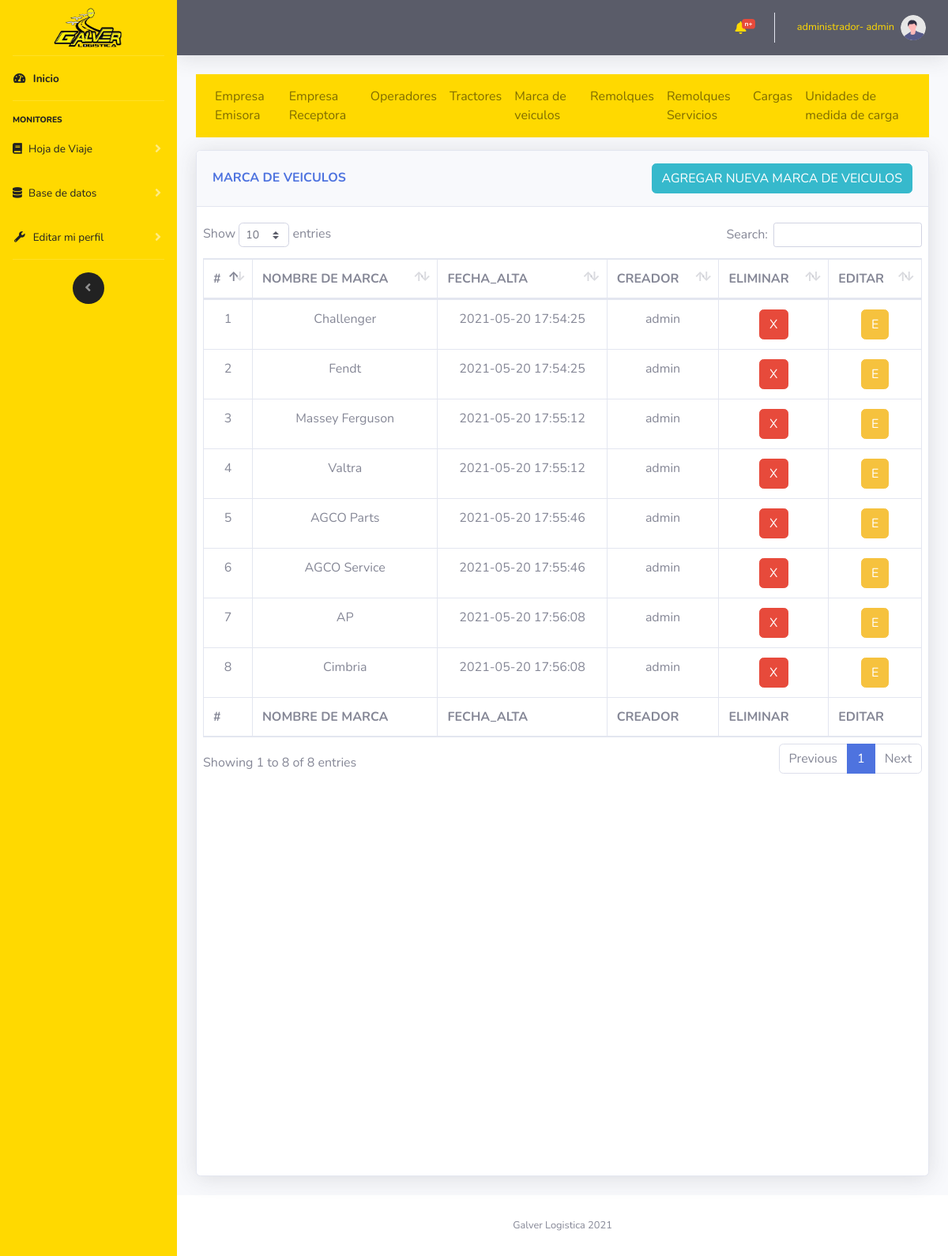
Page /vistas/tractores_marca.php (signed in) on the earlier database version.
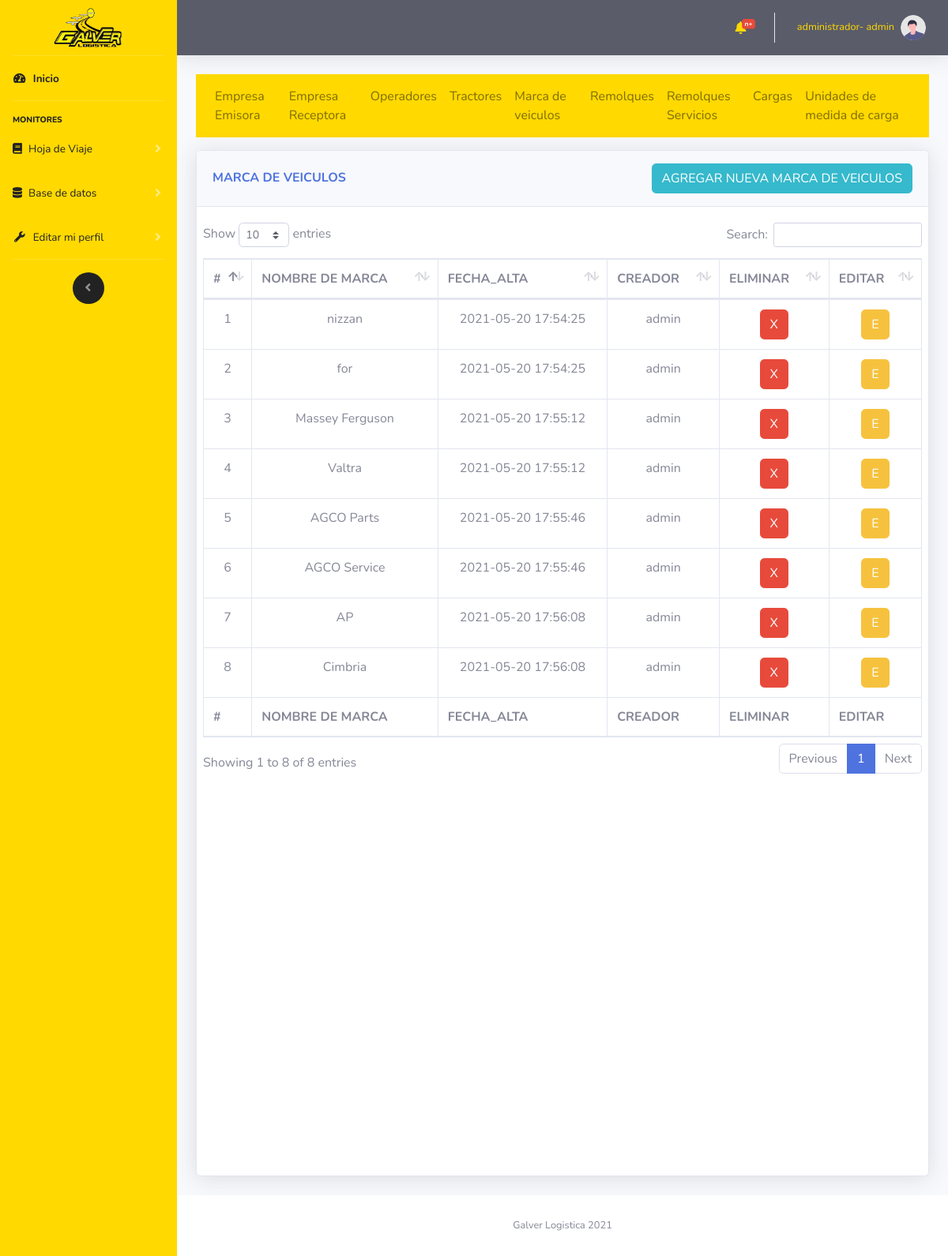
Same page on the later database version.
### tables this page shows
CREATE TABLE `tractor_marca` (
  `tractorMarcaId` int(11) NOT NULL,
  `tractorMarcaNombre` varchar(200) NOT NULL,
  `tractorMarcaCreacion` datetime NOT NULL,
  `usuarioId` int(11) NOT NULL
);

CREATE TABLE `usuario` (
  `usuarioId` int(11) NOT NULL,
  `usuarioNombre` varchar(30) NOT NULL,
  `usuarioPassword` varchar(20) NOT NULL,
  `usuarioTipoId` int(11) NOT NULL,
  `usuarioCreacion` datetime NOT NULL
);

### controlador/modulos/selects.php (called while the page is built, shortened)
<?php
    function muestraTractoresMarca($mysqli)
    {
        $result = $mysqli->query(
        "SELECT * FROM `tractor_marca`
        INNER JOIN usuario ON usuario.usuarioId= tractor_marca.usuarioId");
        return $result;
    }
?>

### vistas/tractores_marca.php (the view, shortened to what this page needs)
<?php
    include "../import/componentes/head.php";
    include "../import/componentes/navbarLateral.php";
    include "../import/componentes/navbarHorizontal.php";
?>
<?php
    include "../controlador/coneccion/config.php";
    include "../controlador/modulos/selects.php";
?>
<div class="container-fluid">
    <?php
        include "../import/componentes/nav1.php";
    ?>
    <div class="row">
            <div class="col-12">
                <div class="card shadow mb-4 card_hdv">
                    <div class="card-header py-3 d-flex flex-row align-items-center justify-content-between">
                        <h6 class="m-0 font-weight-bold text-primary">MARCA DE VEICULOS</h6>
                        <button type="button" class="btn btn-info  d-none d-md-block" data-toggle="modal"
                            data-target="#INSERT">AGREGAR NUEVA MARCA DE VEICULOS</button>
                    </div>
                    <div class="card-body">
                        <div class="chart-area ">
                            <div class="row">
                                <div class="cardScroll table-responsive">
                                    <table class="table table-bordered" id="dataTable" width="100%" cellspacing="0">
                                        <thead>
                                            <tr>
                                                <th scope="col">#</th>
                                                <th scope="col">NOMBRE DE MARCA</th>
                                                <th scope="col">FECHA_ALTA</th>
                                                <th scope="col">CREADOR</th>
                                                <th scope="col">ELIMINAR</th>
                                                <th scope="col">EDITAR</th>
                                            </tr>
                                        </thead>
                                        <tfoot>
                                            <tr>
                                                <th scope="col">#</th>
                                                <th scope="col">NOMBRE DE MARCA</th>
                                                <th scope="col">FECHA_ALTA</th>
                                                <th scope="col">CREADOR</th>
                                                <th scope="col">ELIMINAR</th>
                                                <th scope="col">EDITAR</th>
                                            </tr>
                                        </tfoot>
                                        <tbody class=" text-center">
                                            <?php
                                        $datos=muestraTractoresMarca($mysqli);
                                        while ($filas =$datos->fetch_assoc()) {
                                            echo
                                            "<tr>".
                                            "<td>".$filas["tractorMarcaId"]."</td>".
                                            "<td>".$filas["tractorMarcaNombre"]."</td>".
                                            "<td>".$filas["tractorMarcaCreacion"]."</td>".
                                            "<td>".$filas["usuarioNombre"]."</td>".
                                            "<td><button type='button' class='btn btn-danger' onclick='eliminarMrca(".$filas["tractorMarcaId"].")')>X</button></td>".
                                            "<td><button type='button' class='btn btn-warning' data-toggle='modal'
                                            data-target='#UPDATE' onclick='editarPaso1Id(".$filas["tractorMarcaId"].")'>E</button></td>".
                                            "</tr>";
                                        }
                                        ?>
                                        </tbody>
                                    </table>
                                </div>
                            </div>
                        </div>
                    </div>
                </div>
            </div>
    </div>
    <?php
        include "../import/componentes/footer.php";
        include "../import/componentes/js/main.php";
    ?>

Differences in the rows shown:
changed tractor_marca id 1: tractorMarcaNombre "Challenger" → "nizzan"
changed tractor_marca id 2: tractorMarcaNombre "Fendt" → "for"
